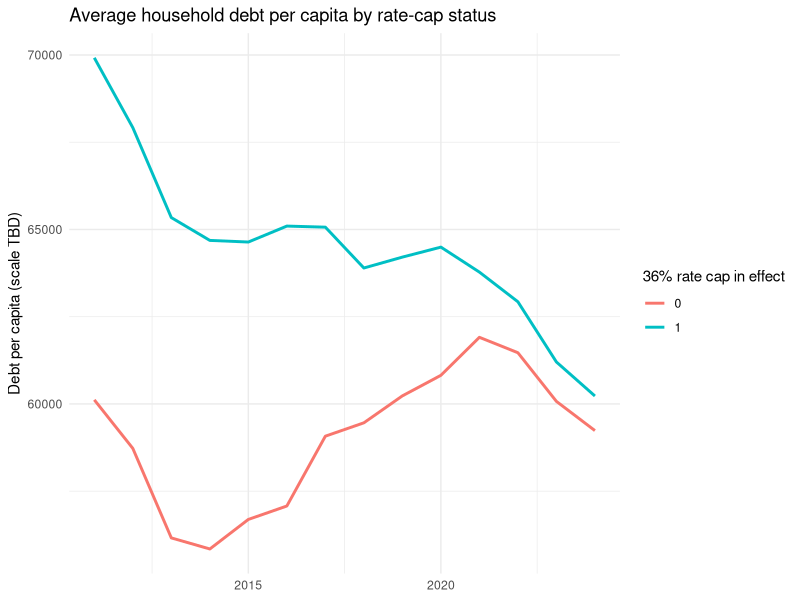
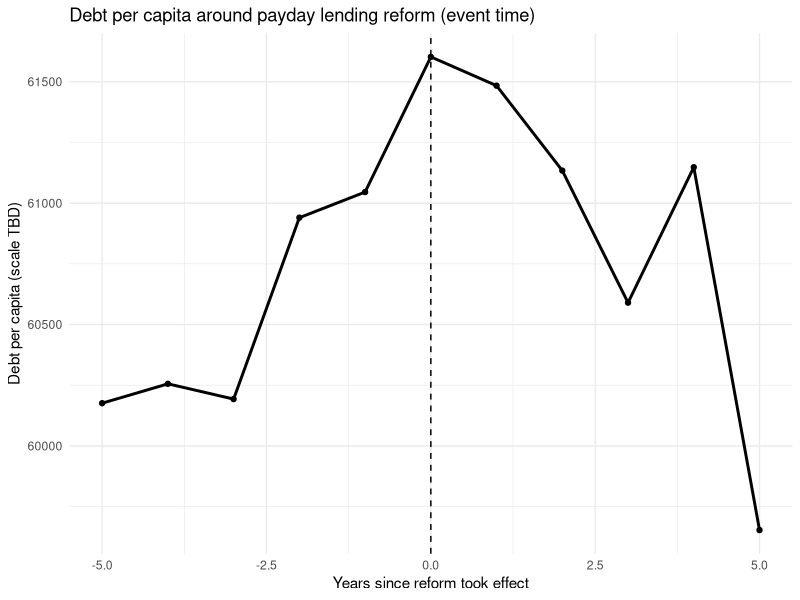

These figures' R source, in order:
library(tidyverse)
library(ggplot2)

panel <- read.csv("data/processed/state_debt_demographics.csv") %>%
  select(-1) %>%
  filter(state != "allUS")

summary(panel)

# Missingness check
panel %>%
  summarise(across(everything(), ~ sum(is.na(.)))) %>%
  pivot_longer(everything(), names_to = "var", values_to = "n_na") %>%
  filter(n_na > 0) %>%
  arrange(desc(n_na))

panel %>%
  group_by(state) %>%
  summarise(n_years = n(), .groups = "drop") %>%
  arrange(n_years)

# 2020 demographic statistics excluded due to missing ACS survey data.

# Pay-day lending indicators incorporation
# Two separate constructs, variables:
#
#   rate_cap_36  : state enforces (or enforced, once effective) an
#                  all-in APR cap of roughly 36% or lower on small-dollar/
#                  payday-style loans -- Pew's "restrictive" category.
#                  This is the closest thing to a payday-lending ban.
#
#   comp_reform  : state passed a "comprehensive reform" law that
#                  restructures payday lending (installment structure,
#                  affordability checks, fee caps) WITHOUT pushing the
#                  all-in APR down to ~36%. Payday lending continues to
#                  operate, just under materially different rules.
#                  Colorado, Ohio, and Virginia are the canonical cases.
#
# Both are coded as of-the-year dummies (1 from the effective year
# onward), so a single state can, in principle, carry a reform_year for
# each construct if its law changed more than once (New Mexico did:
# a partial 2018 cap, tightened to a strict 36% all-in cap in 2023).
#
# Sources: 
#

# States that were already in the ~36%-cap / prohibition category for the entire panel (2011-2024)
always_restrictive <- c(
  "AZ", "AR", "CT", "GA", "MD", "MA", "MT",
  "NH", "NJ", "NY", "NC", "PA", "VT", "WV", "DC"
)

# States that moved into the strict ~36% all-in cap category during the panel, with the year the cap took effect:
rate_cap_36_effective_year <- tribble(
  ~state, ~rate_cap_year,
  "SD",   2017,
  "NM",   2018,
  "IL",   2021,
  "NE",   2021
)

# States with a "comprehensive reform" (not a strict 36% cap) that took effect during the panel:
comp_reform_effective_year <- tribble(
  ~state, ~comp_reform_year,
  "CO", 2019,
  "OH", 2019,
  "VA", 2021
)

# New Mexico's 2023 tightening (HB 132) upgraded it from a partial cap to a strict 36% all-in cap on loans up to $10,000:
nm_tighten_year <- 2023

reform <- panel %>%
  distinct(state) %>%
  left_join(rate_cap_36_effective_year, by = "state") %>%
  left_join(comp_reform_effective_year, by = "state") %>%
  mutate(
    always_restrictive = state %in% always_restrictive,
    nm_tighten_year = if_else(state == "NM", nm_tighten_year, NA_real_)
  )

panel <- panel %>%
  left_join(reform, by = "state") %>%
  mutate(
    rate_cap_36 = case_when(
      always_restrictive                                   ~ 1L,
      !is.na(rate_cap_year) & year >= rate_cap_year         ~ 1L,
      TRUE                                                  ~ 0L
    ),
    nm_strict_cap = if_else(state == "NM" & year >= nm_tighten_year, 1L, 0L),
    comp_reform = case_when(
      !is.na(comp_reform_year) & year >= comp_reform_year  ~ 1L,
      TRUE                                                  ~ 0L
    ),
    any_reform = as.integer(rate_cap_36 == 1 | comp_reform == 1),
    reform_year = coalesce(rate_cap_year, comp_reform_year),
    event_time = year - reform_year
  ) %>%
  select(-rate_cap_year, -comp_reform_year, -nm_tighten_year,
         -always_restrictive)


# Data Exploration and visualization
# Plot: Average household debt per capita by rate-cap status over time
panel %>%
  group_by(year, rate_cap_36) %>%
  summarise(mean_debt_pc = mean(total_debt_real, na.rm = TRUE), .groups = "drop") %>%
  ggplot(aes(year, mean_debt_pc, color = factor(rate_cap_36))) +
  geom_line(linewidth = 1) +
  labs(
    title = "Average household debt per capita by rate-cap status",
    color = "36% rate cap in effect",
    x = NULL, y = "Debt per capita (scale TBD)"
  ) +
  theme_minimal()

# Plot: Debt per capita around reform year (only states with an in-panel policy change)
panel %>%
  filter(!is.na(event_time), abs(event_time) <= 5) %>%
  group_by(event_time) %>%
  summarise(mean_debt_pc = mean(total_debt_real, na.rm = TRUE), .groups = "drop") %>%
  ggplot(aes(event_time, mean_debt_pc)) +
  geom_line(linewidth = 1) +
  geom_point() +
  geom_vline(xintercept = 0, linetype = "dashed") +
  labs(
    title = "Debt per capita around payday lending reform (event time)",
    x = "Years since reform took effect", y = "Debt per capita (scale TBD)"
  ) +
  theme_minimal()
